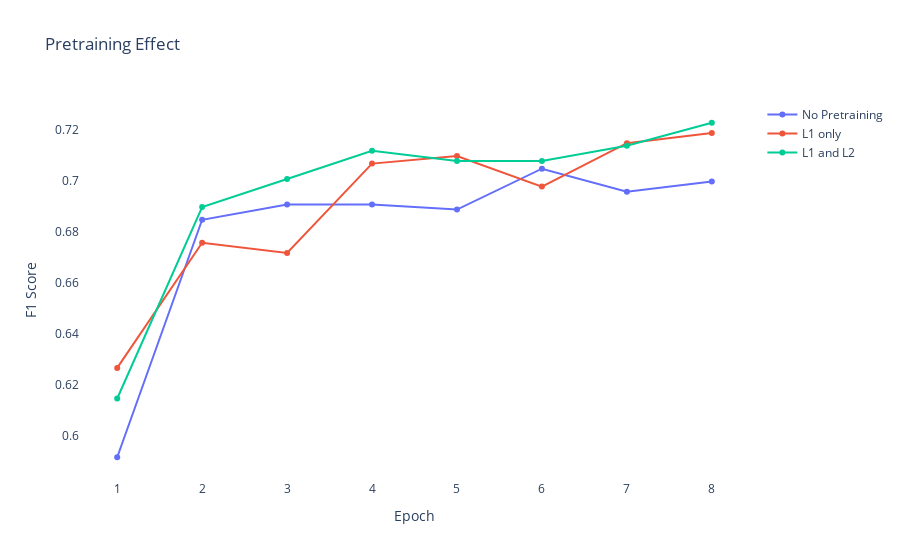

The notebook cell saved with this chart:
### Code cell
# fig = make_subplots(
#     rows=1, cols=3,
#     subplot_titles=("With and Without Pretraining", "Altering L1 Learning Rate", "Altering L2 Learning Rate", "Altering Batch Size", "Altering L3 Learning Rate", "Altering L3 Adam Epsilon"))

fig = go.Figure()

no_baseline_dev = [0.5915915915915916, 0.6846846846846847, 0.6906906906906907, 0.6906906906906907, 0.6886886886886887, 0.7047047047047047, 0.6956956956956957, 0.6996996996996997]
L1_only_dev = [0.6266266266266266, 0.6756756756756757, 0.6716716716716716, 0.7067067067067067, 0.7097097097097097, 0.6976976976976977, 0.7147147147147147, 0.7187187187187187]
L1_and_L2_dev = [0.6146146146146146, 0.6896896896896897, 0.7007007007007007, 0.7117117117117117, 0.7077077077077077, 0.7077077077077077, 0.7137137137137137, 0.7227227227227229]


fig.add_trace(make_scatter_trace(no_baseline_dev, 'No Pretraining'))
fig.add_trace(make_scatter_trace(L1_only_dev, "L1 only"))
fig.add_trace(make_scatter_trace(L1_and_L2_dev, "L1 and L2"))

fig.update_layout(title_text = 'Pretraining Effect', paper_bgcolor='rgba(0,0,0,0)',plot_bgcolor='rgba(0,0,0,0)')
fig.update_xaxes(title_text='Epoch')
fig.update_yaxes(title_text='F1 Score')

fig.show()

### Figure 1 — Plotly figure (JSON) as saved in the notebook; plotly's stock layout.template omitted (floating-point values rounded to 4 significant figures)
{"data": [{"name": "No Pretraining", "type": "scatter", "x": [1, 2, 3, 4, 5, 6, 7, 8], "y": [0.5916, 0.6847, 0.6907, 0.6907, 0.6887, 0.7047, 0.6957, 0.6997]}, {"name": "L1 only", "type": "scatter", "x": [1, 2, 3, 4, 5, 6, 7, 8], "y": [0.6266, 0.6757, 0.6717, 0.7067, 0.7097, 0.6977, 0.7147, 0.7187]}, {"name": "L1 and L2", "type": "scatter", "x": [1, 2, 3, 4, 5, 6, 7, 8], "y": [0.6146, 0.6897, 0.7007, 0.7117, 0.7077, 0.7077, 0.7137, 0.7227]}], "layout": {"paper_bgcolor": "rgba(0,0,0,0)", "plot_bgcolor": "rgba(0,0,0,0)", "title": {"text": "Pretraining Effect"}, "xaxis": {"title": {"text": "Epoch"}}, "yaxis": {"title": {"text": "F1 Score"}}}}
